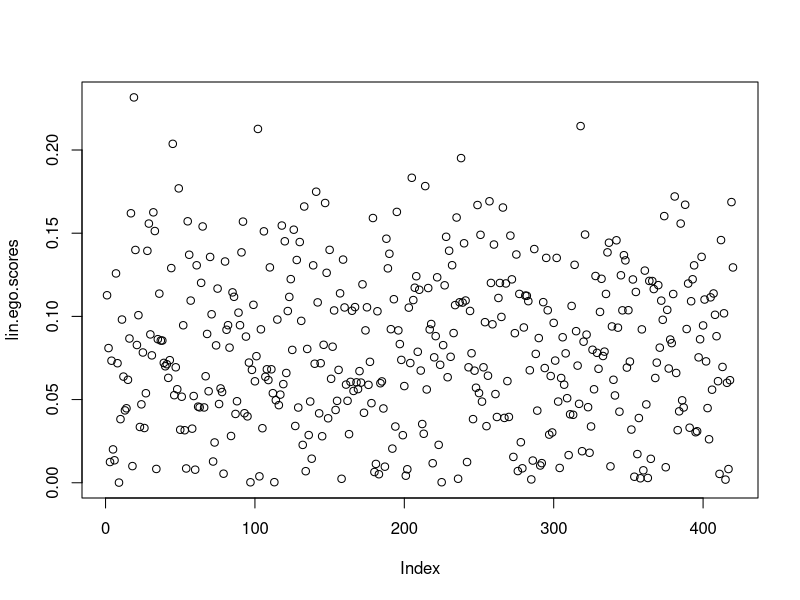
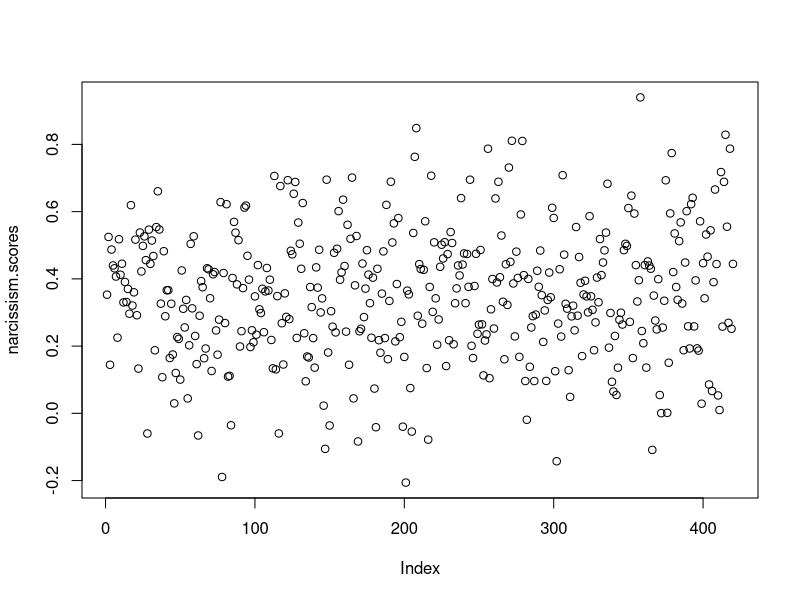
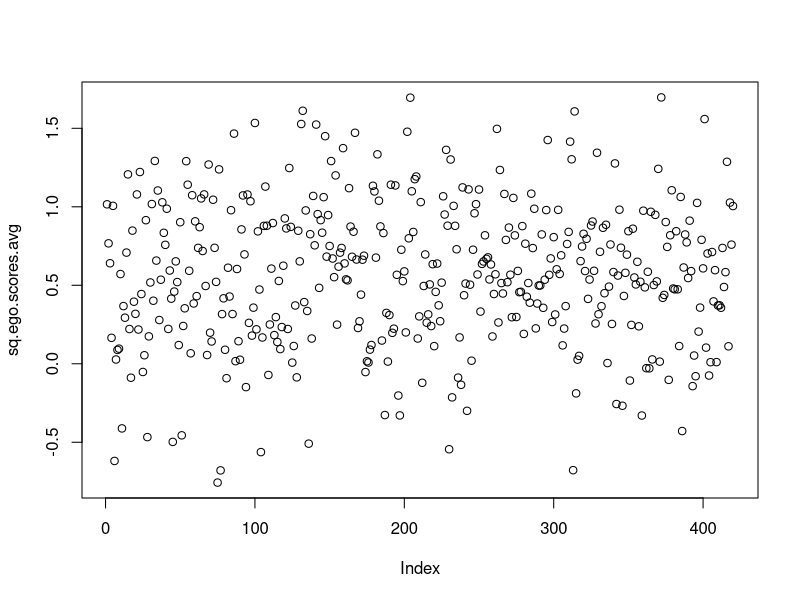
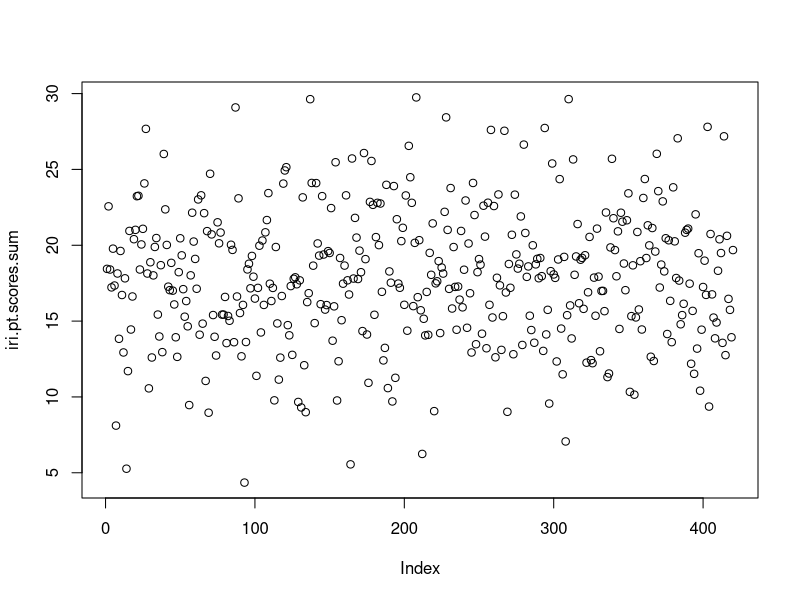
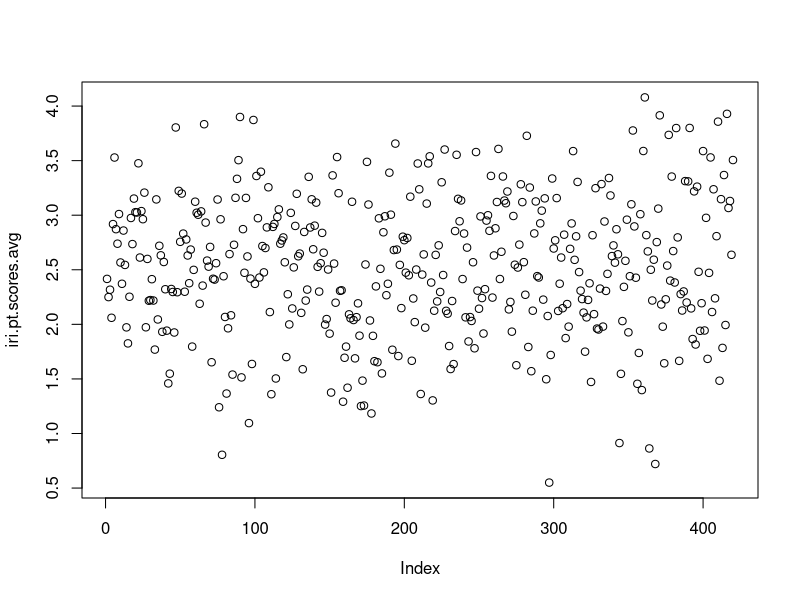
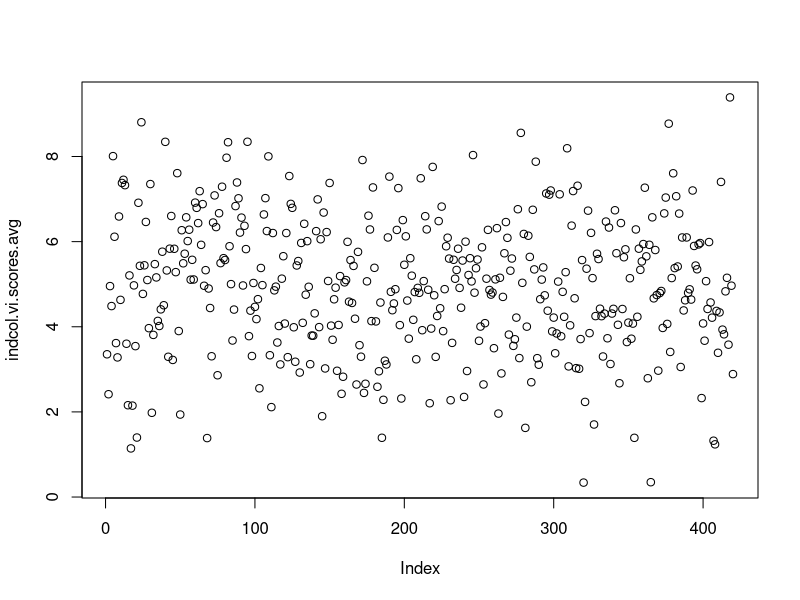

These figures' R source, in order: (Note: this script raises an error after producing the figures.)
######
# this script is for a course project in the Psych Dept at Tufts University
######
# Project title: 
#    Common Ground and Selfishness:  Does Egocentricity Mean the 
#    Same Thing for Linguists and Social Psychologists? 
# Prof: JP de Ruiter
# Author: Paul E. Plonski
# Course: PSY212 Human Communication
# Term: Fall 2020
# Due: 30 November 2020

###############################
### Begin power calculation ###
###############################

# using a frequentist approach, we conducted a power analysis by
# calculating the required sample size to detect a small to medium sized 
# r between any one of four predictor variables using one-tailed 
# significance tests and an overall alpha = .05

# we selected r = .2 as the minimum effect of interest for this study
# we chose one-tailed tests because we hypothesize a direct (positive)
#  correlation between social and linguistic egocentricity 
# we used a Bonferroni correction on the overall type 1 error rate (.05)
#  to split between the four predictors, with each model assigned an error
#  rate of .05/4 = .0125
# 
library(pwr)
pwr.r.test(n=NULL, r = .2, sig.level = .0125, power = 0.95, 
           alternative = "greater")


#############################
### End power calculation ###
#############################



#############################
### Begin data simulation ###
#############################
### COMM DATA ###
# Horton & Keysar, 1996 report a probability dist for the privileged condition 
# with a mean ~ .08, no sd reported
# set seed for reproducibility
set.seed(44)
# create vector of NAs for simulated data
lin.ego.scores <- rep(NA, 420)
# loop 420 times, drawing from normal dist mean=.08, sd=.05
for (i in 1:420){
  draw <- rnorm(1, mean = .08, sd = .05)
  # when draw is negative, use abs()
  lin.ego.scores[i]<-ifelse(draw>=0, draw, (abs(draw)))
}
# plot the simulated communication data (ratios)
plot(lin.ego.scores)


### NARCISSISM DATA ###
# Ames et al., 2006: NPI-16 has mean ~0.3-0.4 and sd~0.2

# set seed for reproducibility
set.seed(32)
# create vector of NAs for simulated data
narcissism.scores <- rep(NA, 420)
# loop 420 times, drawing from normal dist mean=.08, sd=.05
for (i in 1:420){
  draw <- rnorm(1, mean = .35, sd = .20)
  narcissism.scores[i] <- draw
}
plot(narcissism.scores)

### SELFISHNESS DATA ###
# Raine & Uh, 2019 egocentric subscale had means~3.5-6.25 and sds~2.5-4.5
# we will first plot a distribution based on sums, 
# starting with a rough mean = 4.75 and sd = 3.5
### this code is commented out b/c we use the dist based on avg scores
# set seed for reproducibility
# set.seed(1)
# create vector of NAs for simulated data
# sq.ego.scores.sum <- rep(NA, 420)
# loop 420 times, drawing from normal dist for sum mean=.4.25, sd=3.5
# for (i in 1:420){
#  draw <- rnorm(1, mean = 4.25, sd = 3.5)
#  sq.ego.scores.sum[i] <- draw
#}
# plot(sq.ego.scores.sum)

# calculate the same dist with scores calculated by 
# average rather than sum

# if a range 0 - 16 (sum), mean = 4.25,
#   then
# for a range 0 - 2 (average), mean = 4.25/8
# and
# if a range of 0 - 16 (sum), sd = 3.5,
#   then
# for a range 0 - 2 (average), sd = 3.5/8

set.seed(79)
# create vector of NAs for simulated data
sq.ego.scores.avg <- rep(NA, 420)
# loop 420 times, drawing from normal dist mean=0.53125, sd=0.4375
for (i in 1:420){
  draw <- rnorm(1, mean = 0.53125, sd = 0.4375)
  # when draw is negative, use abs()
  sq.ego.scores.avg[i]<-ifelse(draw>=0, draw, (abs(draw)))
  sq.ego.scores.avg[i] <- draw
}
plot(sq.ego.scores.avg)


### EMPATHIC PERSPECTIVE TAKING DATA ###
# Davis 1980 subscale had means~16.75-18 and no reported no sds
# Braun et al., 2015 (french version) subscale had means~16.55-17 and sd~4.5
# we started with a rough mean = 17 and sd = 4.5
# set seed for reproducibility
# set.seed(1)
# create vector of NAs for simulated data
 iri.pt.scores.sum <- rep(NA, 420)
# loop 420 times, drawing from normal dist for sum mean=18, sd=4.5
 for (i in 1:420){
  draw <- rnorm(1, mean = 18, sd = 4.5)
  iri.pt.scores.sum[i] <- draw
}
 plot(iri.pt.scores.sum)
z.sum <-  scale(iri.pt.scores.sum)
# calculate the same dist with scores calculated by 
# average rather than sum

# if a range 0 - 28 (sum), mean = 18,
#   then
# for a range 0 - 4 (average), mean = 18/7
# and
# if a range of 0 - 28 (sum), sd = 4.5,
#   then
# for a range 0 - 4 (average), sd = 4.5/7

set.seed(56)
# create vector of NAs for simulated data
iri.pt.scores.avg <- rep(NA, 420)
# loop 420 times, drawing from normal dist mean=2.571429, sd=0.6428571
for (i in 1:420){
  draw <- rnorm(1, mean = 2.571429, sd = 0.6428571)
  # when draw is negative, use abs()
  iri.pt.scores.avg[i]<-ifelse(draw>=0, draw, (abs(draw)))
}
plot(iri.pt.scores.avg)



### VERTICAL INDIVIDUALISM DATA ###
# Triandis 1998 reported no means or sds
# Germani et al., 2020 (italian version) subscale had avg mean~5 and sd~1.6
# we started with a rough mean = 5 and sd = 1.6
# set seed for reproducibility
 set.seed(95)
# create vector of NAs for simulated data
indcol.vi.scores.avg <- rep(NA, 420)
# loop 420 times, drawing from normal dist for sum mean=5, sd=1.6
for (i in 1:420){
  draw <- rnorm(1, mean = 5, sd = 1.6)
  # when draw is negative, use abs()
  indcol.vi.scores.avg[i]<-ifelse(draw>=0, draw, (abs(draw)))
}
plot(indcol.vi.scores.avg)

### Generate gender variable ###
gender <- as.numeric(rbinom(420, 1, .5))

### Generate ID ###
subj_id <- as.numeric(1:420)

### Create data frame ###
df <- as.data.frame(cbind(
  subj_id, gender, lin.ego.scores, sq.ego.scores.avg,
  narcissism.scores, iri.pt.scores.avg, indcol.vi.scores.avg))

# References (in order of appearance)
#
# Horton, W. S., & Keysar, B. (1996). When do speakers take into account common ground?. Cognition, 59(1), 91-117.
# Ames, D. R., Rose, P., & Anderson, C. P. (2006). The NPI-16 as a short measure of narcissism. Journal of research in personality, 40(4), 440-450.
# Raine, A., & Uh, S. (2019). The selfishness questionnaire: egocentric, adaptive, and pathological forms of selfishness. Journal of personality assessment, 101(5), 503-514.
# Davis, M. H. (1980). A multidimensional approach to individual differences in empathy. Journal of Personality and Social Psychology, 44(1), 113-126.
# Braun, S., Rosseel, Y., Kempenaers, C., Loas, G., & Linkowski, P. (2015). Self-report of empathy: a shortened french adaptation of the interpersonal reactivity index (IRI) using two large Belgian samples. Psychological reports, 117(3), 735-753.
# Triandis, H. C., & Gelfand, M. J. (1998). Converging measurement of horizontal and vertical individualism and collectivism. Journal of personality and social psychology, 74(1), 118.
# Germani, A., Delvecchio, E., Li, J. B., & Mazzeschi, C. (2020). The horizontal and vertical individualism and collectivism scale: Early evidence on validation in an Italian sample. Journal of Child and Family Studies, 29(3), 904-911.

###########################
### End data simulation ###
###########################



#######################################
### Begin frequentist data analyses ###
#######################################
result1 <- cor.test(lin.ego.scores, sq.ego.scores.avg, data = df)
result1
result2 <- cor.test(lin.ego.scores, narcissism.scores, data = df)
result2
result3 <- cor.test(lin.ego.scores, iri.pt.scores.avg, data = df)
result3
result4 <- cor.test(lin.ego.scores, indcol.vi.scores.avg, data = df)
result4
# run multiple regression with all significant
# predictor variables to compare the strength 
# of associations, if they emerge
result.multiple <- lm(lin.ego.scores~sq.ego.scores.avg+narcissism.scores+
                                    iri.pt.scores.avg+indcol.vi.scores.avg)
print(summary(result.multiple))
#####################################
### End frequentist data analyses ###
#####################################



####################################
### Begin bayesian data analyses ###
####################################
# Goal: calculate credible intervals using
# the BayesFactor package with correlationBF() and posterior()

# first model - selfishness
resultBF1 <- correlationBF(lin.ego.scores, sq.ego.scores.avg, data = df)
resultBF1
samplesBF1 <- posterior(resultBF1, iterations = 10000)
summary(samplesBF1)

# second model - narcissism
resultBF2 <- correlationBF(lin.ego.scores, narcissism.scores, data = df)
resultBF2
samplesBF2 <- posterior(resultBF2, iterations = 10000)
summary(samplesBF2)

# third model - empathic perspective taking
resultBF3 <- correlationBF(lin.ego.scores, iri.pt.scores.avg, data = df)
resultBF3
samplesBF3 <- posterior(resultBF3, iterations = 10000)
summary(samplesBF3)

# fourth model - vertical individualism
resultBF4 <- correlationBF(lin.ego.scores, indcol.vi.scores.avg, data = df)
resultBF4
samplesBF4 <- posterior(resultBF4, iterations = 10000)
summary(samplesBF4)

#####################################
### End bayesian data analyses ###
#####################################
